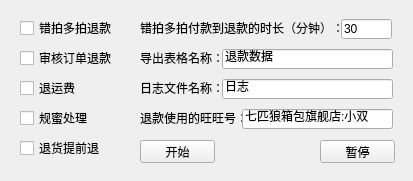
<?xml version="1.0" encoding="UTF-8"?>
<ui version="4.0">
 <class>Form</class>
 <widget class="QWidget" name="Form">
  <property name="geometry">
   <rect>
    <x>0</x>
    <y>0</y>
    <width>413</width>
    <height>181</height>
   </rect>
  </property>
  <property name="windowTitle">
   <string>Form</string>
  </property>
  <widget class="QLabel" name="label">
   <property name="geometry">
    <rect>
     <x>140</x>
     <y>20</y>
     <width>201</width>
     <height>16</height>
    </rect>
   </property>
   <property name="text">
    <string>错拍多拍付款到退款的时长（分钟）：</string>
   </property>
  </widget>
  <widget class="QLabel" name="label_2">
   <property name="geometry">
    <rect>
     <x>140</x>
     <y>50</y>
     <width>81</width>
     <height>16</height>
    </rect>
   </property>
   <property name="text">
    <string>导出表格名称：</string>
   </property>
  </widget>
  <widget class="QLabel" name="label_3">
   <property name="geometry">
    <rect>
     <x>140</x>
     <y>80</y>
     <width>81</width>
     <height>16</height>
    </rect>
   </property>
   <property name="text">
    <string>日志文件名称：</string>
   </property>
  </widget>
  <widget class="QLabel" name="label_4">
   <property name="geometry">
    <rect>
     <x>140</x>
     <y>110</y>
     <width>111</width>
     <height>16</height>
    </rect>
   </property>
   <property name="text">
    <string>退款使用的旺旺号：</string>
   </property>
  </widget>
  <widget class="QLineEdit" name="lineEdit">
   <property name="geometry">
    <rect>
     <x>341</x>
     <y>19</y>
     <width>51</width>
     <height>20</height>
    </rect>
   </property>
   <property name="text">
    <string>30</string>
   </property>
  </widget>
  <widget class="QLineEdit" name="lineEdit_2">
   <property name="geometry">
    <rect>
     <x>222</x>
     <y>49</y>
     <width>171</width>
     <height>20</height>
    </rect>
   </property>
   <property name="text">
    <string>退款数据</string>
   </property>
  </widget>
  <widget class="QLineEdit" name="lineEdit_3">
   <property name="geometry">
    <rect>
     <x>222</x>
     <y>79</y>
     <width>171</width>
     <height>20</height>
    </rect>
   </property>
   <property name="text">
    <string>日志</string>
   </property>
  </widget>
  <widget class="QLineEdit" name="lineEdit_4">
   <property name="geometry">
    <rect>
     <x>242</x>
     <y>109</y>
     <width>151</width>
     <height>20</height>
    </rect>
   </property>
   <property name="text">
    <string>七匹狼箱包旗舰店:小双</string>
   </property>
  </widget>
  <widget class="QCheckBox" name="checkBox">
   <property name="geometry">
    <rect>
     <x>20</x>
     <y>20</y>
     <width>101</width>
     <height>16</height>
    </rect>
   </property>
   <property name="text">
    <string>错拍多拍退款</string>
   </property>
  </widget>
  <widget class="QCheckBox" name="checkBox_2">
   <property name="geometry">
    <rect>
     <x>20</x>
     <y>50</y>
     <width>101</width>
     <height>16</height>
    </rect>
   </property>
   <property name="text">
    <string>审核订单退款</string>
   </property>
  </widget>
  <widget class="QCheckBox" name="checkBox_3">
   <property name="geometry">
    <rect>
     <x>20</x>
     <y>80</y>
     <width>101</width>
     <height>16</height>
    </rect>
   </property>
   <property name="text">
    <string>退运费</string>
   </property>
  </widget>
  <widget class="QCheckBox" name="checkBox_4">
   <property name="geometry">
    <rect>
     <x>20</x>
     <y>110</y>
     <width>81</width>
     <height>16</height>
    </rect>
   </property>
   <property name="text">
    <string>规蜜处理</string>
   </property>
  </widget>
  <widget class="QCheckBox" name="checkBox_5">
   <property name="geometry">
    <rect>
     <x>20</x>
     <y>140</y>
     <width>91</width>
     <height>16</height>
    </rect>
   </property>
   <property name="text">
    <string>退货提前退</string>
   </property>
  </widget>
  <widget class="QPushButton" name="pushButton">
   <property name="geometry">
    <rect>
     <x>140</x>
     <y>140</y>
     <width>75</width>
     <height>23</height>
    </rect>
   </property>
   <property name="text">
    <string>开始</string>
   </property>
  </widget>
  <widget class="QPushButton" name="pushButton_2">
   <property name="geometry">
    <rect>
     <x>320</x>
     <y>140</y>
     <width>75</width>
     <height>23</height>
    </rect>
   </property>
   <property name="text">
    <string>暂停</string>
   </property>
  </widget>
 </widget>
 <resources/>
 <connections>
  <connection>
   <sender>pushButton</sender>
   <signal>clicked()</signal>
   <receiver>Form</receiver>
   <slot>showNormal()</slot>
   <hints>
    <hint type="sourcelabel">
     <x>166</x>
     <y>154</y>
    </hint>
    <hint type="destinationlabel">
     <x>224</x>
     <y>168</y>
    </hint>
   </hints>
  </connection>
  <connection>
   <sender>pushButton_2</sender>
   <signal>clicked()</signal>
   <receiver>Form</receiver>
   <slot>slot1()</slot>
   <hints>
    <hint type="sourcelabel">
     <x>340</x>
     <y>158</y>
    </hint>
    <hint type="destinationlabel">
     <x>381</x>
     <y>168</y>
    </hint>
   </hints>
  </connection>
 </connections>
 <slots>
  <slot>slot1()</slot>
 </slots>
</ui>
